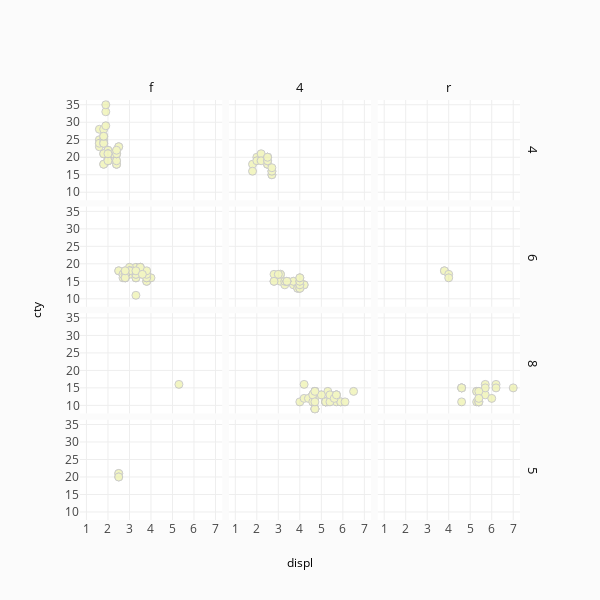

The notebook cell this image was saved under:
### Markdown cell above
# Facet by Row and Column

### Code cell
import plotly.figure_factory as ff

import pandas as pd
mpg = pd.read_table('https://raw.githubusercontent.com/plotly/datasets/master/mpg_2017.txt')

fig = ff.create_facet_grid(
    mpg,
    x='displ',
    y='cty',
    facet_row='cyl',
    facet_col='drv',
    marker={'color': 'rgb(234, 239, 155)'},
)

pyo.iplot(fig, filename='facet by row and col')

### Figure 1 — Plotly figure (JSON) as saved in the notebook; plotly's stock layout.template omitted (floating-point values rounded to 4 significant figures)
{"data": [{"marker": {"color": "rgb(234, 239, 155)", "line": {"color": "darkgrey", "width": 1}, "size": 8}, "mode": "markers", "opacity": 0.6, "type": "scatter", "uid": "0f3d30a6-0ced-4fd8-b0c4-cafc6764cf44", "x": [1.8, 1.8, 2, 2, 2.4, 2.4, 2.4, 1.6, 1.6, 1.6, 1.6, 1.6, 1.8, 1.8, 1.8, 2, 2.4, 2.4, 2.4, 2.4, 2, 2, 2, 2, 2.4, 2.4, 2.5, 2.5, 2.2, 2.2, 2.4, 2.4, 2.2, 2.2, 2.4, 2.4, 1.8, 1.8, 1.8, 1.8, 1.8, 2, 2, 2, 2, 1.9, 2, 2, 2, 2, 1.9, 1.9, 2, 2, 1.8, 1.8, 2, 2], "xaxis": "x", "y": [18, 21, 20, 21, 19, 22, 18, 28, 24, 25, 23, 24, 26, 25, 24, 21, 18, 18, 21, 21, 19, 19, 20, 20, 21, 19, 23, 23, 21, 21, 21, 21, 21, 21, 21, 22, 24, 24, 26, 28, 26, 21, 19, 21, 22, 33, 21, 19, 22, 21, 35, 29, 21, 19, 21, 18, 19, 21], "yaxis": "y"}, {"marker": {"color": "rgb(234, 239, 155)", "line": {"color": "darkgrey", "width": 1}, "size": 8}, "mode": "markers", "opacity": 0.6, "type": "scatter", "uid": "a3662c56-de69-4e60-9095-bfa08d29e5ff", "x": [1.8, 1.8, 2, 2, 2.5, 2.5, 2.5, 2.5, 2.5, 2.5, 2.2, 2.2, 2.5, 2.5, 2.5, 2.5, 2.5, 2.5, 2.7, 2.7, 2.7, 2.7, 2.7], "xaxis": "x2", "y": [18, 16, 20, 19, 18, 18, 20, 19, 20, 18, 21, 19, 19, 19, 20, 20, 19, 20, 15, 16, 15, 16, 17], "yaxis": "y"}, {"marker": {"color": "rgb(234, 239, 155)", "line": {"color": "darkgrey", "width": 1}, "size": 8}, "mode": "markers", "opacity": 0.6, "type": "scatter", "uid": "d4c2526f-8f3d-450d-b8db-0b130e473b92", "x": [null], "xaxis": "x3", "y": [null], "yaxis": "y"}, {"marker": {"color": "rgb(234, 239, 155)", "line": {"color": "darkgrey", "width": 1}, "size": 8}, "mode": "markers", "opacity": 0.6, "type": "scatter", "uid": "39de5f28-2a20-48c1-a851-d385eceeea06", "x": [2.8, 2.8, 3.1, 3.1, 3.5, 3.6, 3, 3.3, 3.3, 3.3, 3.3, 3.3, 3.8, 3.8, 3.8, 4, 2.5, 2.5, 3.3, 2.7, 2.7, 2.7, 3.5, 3.5, 3, 3, 3.5, 3.1, 3.8, 3.8, 3.8, 3, 3, 3.5, 3, 3, 3.3, 2.8, 2.8, 2.8, 2.8, 2.8, 3.6], "xaxis": "x", "y": [16, 18, 18, 18, 18, 17, 17, 16, 16, 17, 17, 11, 15, 15, 16, 16, 18, 18, 19, 17, 16, 17, 19, 19, 18, 19, 19, 18, 16, 17, 18, 18, 18, 19, 18, 18, 18, 17, 16, 17, 16, 18, 17], "yaxis": "y2"}, {"marker": {"color": "rgb(234, 239, 155)", "line": {"color": "darkgrey", "width": 1}, "size": 8}, "mode": "markers", "opacity": 0.6, "type": "scatter", "uid": "d6b62088-4438-4317-b003-addd962fa6c5", "x": [2.8, 2.8, 3.1, 3.1, 2.8, 3.1, 3.7, 3.7, 3.9, 3.9, 3.9, 4, 4, 4, 4, 4.2, 4.2, 3, 3.7, 4, 4, 4, 3.3, 3.3, 4, 3.4, 3.4, 4, 3.4, 3.4, 4, 4], "xaxis": "x2", "y": [15, 17, 17, 15, 15, 17, 15, 14, 13, 14, 13, 14, 15, 14, 13, 14, 14, 17, 15, 15, 14, 13, 14, 15, 14, 15, 15, 16, 15, 15, 15, 16], "yaxis": "y2"}, {"marker": {"color": "rgb(234, 239, 155)", "line": {"color": "darkgrey", "width": 1}, "size": 8}, "mode": "markers", "opacity": 0.6, "type": "scatter", "uid": "ed4347b7-c015-41ef-b284-d2286174e816", "x": [3.8, 3.8, 4, 4], "xaxis": "x3", "y": [18, 18, 17, 16], "yaxis": "y2"}, {"marker": {"color": "rgb(234, 239, 155)", "line": {"color": "darkgrey", "width": 1}, "size": 8}, "mode": "markers", "opacity": 0.6, "type": "scatter", "uid": "c8fdfa4d-d97c-4206-923f-7cfeb3de8828", "x": [5.3], "xaxis": "x", "y": [16], "yaxis": "y3"}, {"marker": {"color": "rgb(234, 239, 155)", "line": {"color": "darkgrey", "width": 1}, "size": 8}, "mode": "markers", "opacity": 0.6, "type": "scatter", "uid": "09c135e0-de32-4ffc-a41a-2d656b11b784", "x": [4.2, 5.3, 5.3, 5.7, 6.5, 4.7, 4.7, 4.7, 5.2, 5.2, 4.7, 4.7, 4.7, 5.2, 5.7, 5.9, 4.7, 4.7, 4.7, 4.7, 4.7, 4.7, 5.2, 5.2, 5.7, 5.9, 4.6, 5, 4.6, 4.6, 4.6, 5.4, 5.4, 4.7, 4.7, 4.7, 5.7, 6.1, 4, 4.2, 4.4, 4.6, 4.6, 5, 5.6, 4.7, 4.7, 5.7], "xaxis": "x2", "y": [16, 14, 11, 11, 14, 14, 14, 9, 11, 11, 13, 9, 13, 11, 13, 11, 12, 9, 13, 13, 12, 9, 11, 11, 13, 11, 13, 13, 13, 13, 13, 11, 13, 14, 9, 14, 13, 11, 11, 12, 12, 11, 13, 13, 12, 14, 11, 13], "yaxis": "y3"}, {"marker": {"color": "rgb(234, 239, 155)", "line": {"color": "darkgrey", "width": 1}, "size": 8}, "mode": "markers", "opacity": 0.6, "type": "scatter", "uid": "d617c427-2d1f-40a1-a956-6509aa5d7e10", "x": [5.3, 5.3, 5.3, 5.7, 6, 5.7, 5.7, 6.2, 6.2, 7, 4.6, 5.4, 5.4, 4.6, 4.6, 4.6, 4.6, 5.4, 5.4, 5.4, 5.4], "xaxis": "x3", "y": [14, 11, 14, 13, 12, 16, 15, 16, 15, 15, 11, 11, 12, 15, 15, 15, 15, 14, 11, 11, 12], "yaxis": "y3"}, {"marker": {"color": "rgb(234, 239, 155)", "line": {"color": "darkgrey", "width": 1}, "size": 8}, "mode": "markers", "opacity": 0.6, "type": "scatter", "uid": "ad2647b0-f2e8-48b8-8300-49cca5de4bfc", "x": [2.5, 2.5, 2.5, 2.5], "xaxis": "x", "y": [21, 21, 20, 20], "yaxis": "y4"}, {"marker": {"color": "rgb(234, 239, 155)", "line": {"color": "darkgrey", "width": 1}, "size": 8}, "mode": "markers", "opacity": 0.6, "type": "scatter", "uid": "42b95ed4-4e43-4d3d-a0db-c12b4e505e99", "x": [null], "xaxis": "x2", "y": [null], "yaxis": "y4"}, {"marker": {"color": "rgb(234, 239, 155)", "line": {"color": "darkgrey", "width": 1}, "size": 8}, "mode": "markers", "opacity": 0.6, "type": "scatter", "uid": "77bce9a7-bd57-427b-941e-09b75280781b", "x": [null], "xaxis": "x3", "y": [null], "yaxis": "y4"}], "layout": {"annotations": [{"font": {"color": "#0f0f0f", "size": 13}, "showarrow": false, "text": "f", "textangle": 0, "x": 0.1617, "xanchor": "center", "xref": "paper", "y": 1.03, "yanchor": "middle", "yref": "paper"}, {"font": {"color": "#0f0f0f", "size": 13}, "showarrow": false, "text": "4", "textangle": 0, "x": 0.5, "xanchor": "center", "xref": "paper", "y": 1.03, "yanchor": "middle", "yref": "paper"}, {"font": {"color": "#0f0f0f", "size": 13}, "showarrow": false, "text": "r", "textangle": 0, "x": 0.8383, "xanchor": "center", "xref": "paper", "y": 1.03, "yanchor": "middle", "yref": "paper"}, {"font": {"color": "#0f0f0f", "size": 13}, "showarrow": false, "text": "4", "textangle": 90, "x": 1.03, "xanchor": "center", "xref": "paper", "y": 0.8806, "yanchor": "middle", "yref": "paper"}, {"font": {"color": "#0f0f0f", "size": 13}, "showarrow": false, "text": "6", "textangle": 90, "x": 1.03, "xanchor": "center", "xref": "paper", "y": 0.6269, "yanchor": "middle", "yref": "paper"}, {"font": {"color": "#0f0f0f", "size": 13}, "showarrow": false, "text": "8", "textangle": 90, "x": 1.03, "xanchor": "center", "xref": "paper", "y": 0.3731, "yanchor": "middle", "yref": "paper"}, {"font": {"color": "#0f0f0f", "size": 13}, "showarrow": false, "text": "5", "textangle": 90, "x": 1.03, "xanchor": "center", "xref": "paper", "y": 0.1194, "yanchor": "middle", "yref": "paper"}, {"font": {"color": "#000000", "size": 12}, "showarrow": false, "text": "displ", "textangle": 0, "x": 0.5, "xanchor": "center", "xref": "paper", "y": -0.1, "yanchor": "middle", "yref": "paper"}, {"font": {"color": "#000000", "size": 12}, "showarrow": false, "text": "cty", "textangle": -90, "x": -0.1, "xanchor": "center", "xref": "paper", "y": 0.5, "yanchor": "middle", "yref": "paper"}], "height": 600, "legend": {"bgcolor": "#efefef", "borderwidth": 1, "x": 1.05, "y": 1, "yanchor": "top"}, "paper_bgcolor": "rgb(251, 251, 251)", "showlegend": false, "title": {"text": ""}, "width": 600, "xaxis": {"anchor": "y4", "domain": [0, 0.3233], "dtick": 1, "range": [0.7, 7.315], "ticklen": 0, "zeroline": false}, "xaxis2": {"anchor": "free", "domain": [0.3383, 0.6617], "dtick": 1, "position": 0, "range": [0.7, 7.315], "ticklen": 0, "zeroline": false}, "xaxis3": {"anchor": "free", "domain": [0.6767, 1], "dtick": 1, "position": 0, "range": [0.7, 7.315], "ticklen": 0, "zeroline": false}, "yaxis": {"anchor": "free", "domain": [0.7612, 1], "dtick": 5, "position": 0, "range": [7.7, 36.37], "ticklen": 0, "zeroline": false}, "yaxis2": {"anchor": "free", "domain": [0.5075, 0.7462], "dtick": 5, "position": 0, "range": [7.7, 36.37], "ticklen": 0, "zeroline": false}, "yaxis3": {"anchor": "free", "domain": [0.2537, 0.4925], "dtick": 5, "position": 0, "range": [7.7, 36.37], "ticklen": 0, "zeroline": false}, "yaxis4": {"anchor": "x", "domain": [0, 0.2387], "dtick": 5, "range": [7.7, 36.37], "ticklen": 0, "zeroline": false}}}
